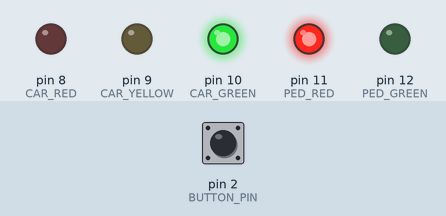
This sketch was run on a simulated Arduino Uno, built with avr-gcc and run on an emulated ATmega328P. On the bench: output pins drawn as LEDs (lit = HIGH). The inputs (shaded band) are chosen by the test bench; at power-on: pin 2 (BUTTON_PIN) HIGH.

Above: at 1.2 s.
1.3 s: pin 2 (BUTTON_PIN) pulled LOW for 0.15 s
At 3.5 s:
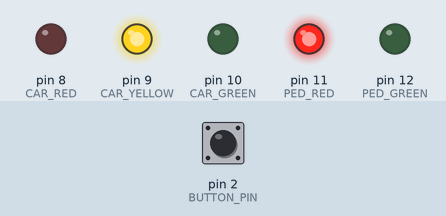
At 5.8 s:
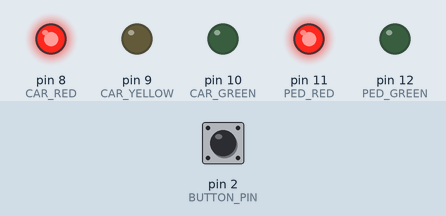
13.4 s: pin 2 (BUTTON_PIN) pulled LOW for 1 s
At 21.3 s:
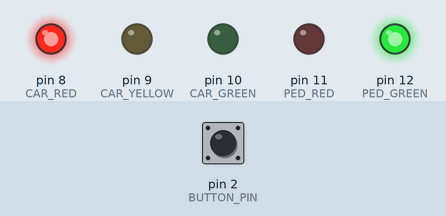
Timing chart, 0 to 22.8 s (numbered marks = the images above; inputs shaded):
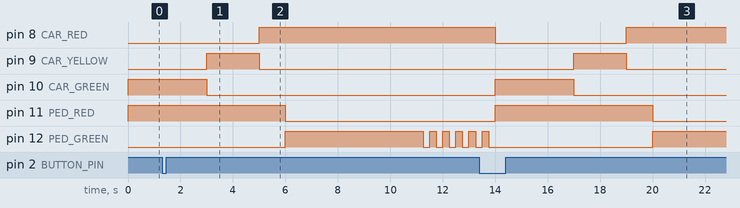

Measured:
- after the input at 1.3 s, pin 8 (CAR_RED): LOW → HIGH after 3.7 s; pin 9 (CAR_YELLOW): LOW → HIGH after 1.7 s, → LOW 2.0 s later; pin 10 (CAR_GREEN): HIGH → LOW after 1.7 s; pin 11 (PED_RED): HIGH → LOW after 4.7 s; pin 12 (PED_GREEN): LOW → HIGH after 4.7 s, then repeats every 0.50 s: LOW 0.25 s, HIGH 0.25 s
- after the input at 13.4 s, pin 9 (CAR_YELLOW): LOW → HIGH after 3.6 s, → LOW 2.0 s later

The sketch:

Pedestrian_Crossing.ino
```cpp
const int CAR_RED    = 8;
const int CAR_YELLOW = 9;
const int CAR_GREEN  = 10;
const int PED_RED    = 11;
const int PED_GREEN  = 12;
const int BUTTON_PIN = 2;

const unsigned long MIN_GREEN_TIME  = 3000;  // cars keep green at least this long
const unsigned long YELLOW_TIME     = 2000;
const unsigned long CLEARANCE_TIME  = 1000;  // all red, lets the road clear
const unsigned long WALK_TIME       = 5000;
const unsigned long WARNING_TIME    = 3000;  // pedestrian green blinks
const unsigned long BLINK_INTERVAL  = 250;

enum State { CARS_GREEN, CARS_YELLOW, CARS_RED, WALK, WALK_WARNING };

State state = CARS_GREEN;
unsigned long stateStart = 0;
bool requestPending = false;

void setup() {
  pinMode(CAR_RED, OUTPUT);
  pinMode(CAR_YELLOW, OUTPUT);
  pinMode(CAR_GREEN, OUTPUT);
  pinMode(PED_RED, OUTPUT);
  pinMode(PED_GREEN, OUTPUT);
  pinMode(BUTTON_PIN, INPUT_PULLUP);
  enterState(CARS_GREEN);
}

void loop() {
  // Remember a press at any moment. Bounce is harmless: it only sets a flag.
  if (digitalRead(BUTTON_PIN) == LOW) {
    requestPending = true;
  }

  unsigned long elapsed = millis() - stateStart;

  switch (state) {
    case CARS_GREEN:
      setLights(LOW, LOW, HIGH, HIGH, LOW);
      if (requestPending && elapsed >= MIN_GREEN_TIME) enterState(CARS_YELLOW);
      break;

    case CARS_YELLOW:
      setLights(LOW, HIGH, LOW, HIGH, LOW);
      if (elapsed >= YELLOW_TIME) enterState(CARS_RED);
      break;

    case CARS_RED:
      setLights(HIGH, LOW, LOW, HIGH, LOW);
      if (elapsed >= CLEARANCE_TIME) enterState(WALK);
      break;

    case WALK:
      setLights(HIGH, LOW, LOW, LOW, HIGH);
      if (elapsed >= WALK_TIME) enterState(WALK_WARNING);
      break;

    case WALK_WARNING: {
      bool blinkOn = (elapsed / BLINK_INTERVAL) % 2 == 0;
      setLights(HIGH, LOW, LOW, LOW, blinkOn);
      if (elapsed >= WARNING_TIME) {
        requestPending = false;
        enterState(CARS_GREEN);
      }
      break;
    }
  }
}

void enterState(int newState) {
  state = (State)newState;
  stateStart = millis();
}

// Sets all five LEDs in one call
void setLights(int carR, int carY, int carG, int pedR, int pedG) {
  digitalWrite(CAR_RED, carR);
  digitalWrite(CAR_YELLOW, carY);
  digitalWrite(CAR_GREEN, carG);
  digitalWrite(PED_RED, pedR);
  digitalWrite(PED_GREEN, pedG);
}
```
